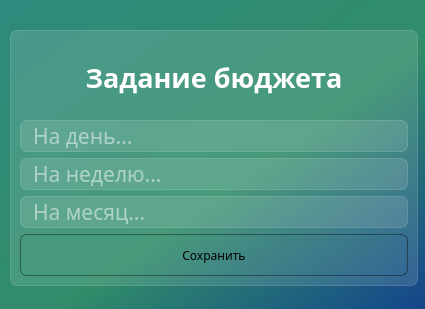
<?xml version="1.0" encoding="UTF-8"?>
<ui version="4.0">
 <class>Dialog</class>
 <widget class="QDialog" name="Dialog">
  <property name="geometry">
   <rect>
    <x>0</x>
    <y>0</y>
    <width>425</width>
    <height>309</height>
   </rect>
  </property>
  <property name="acceptDrops">
   <bool>true</bool>
  </property>
  <property name="windowTitle">
   <string>Бюджет</string>
  </property>
  <property name="styleSheet">
   <string notr="true">background-color: qlineargradient(spread:pad, x1:1, y1:1, x2:0, y2:0, stop:0 rgba(20, 70, 140, 255), stop:0.427447 rgba(48, 140, 105, 255), stop:1 rgba(48, 138,  126, 255));
font-family: BigCaslon;</string>
  </property>
  <widget class="QFrame" name="frame">
   <property name="geometry">
    <rect>
     <x>10</x>
     <y>30</y>
     <width>408</width>
     <height>256</height>
    </rect>
   </property>
   <property name="styleSheet">
    <string notr="true">background-color: rgba(255, 255, 255, 30);
border: 1px solid rgba(255 ,255 ,255, 40);
border-radius: 7px;</string>
   </property>
   <property name="frameShape">
    <enum>QFrame::StyledPanel</enum>
   </property>
   <property name="frameShadow">
    <enum>QFrame::Raised</enum>
   </property>
   <layout class="QVBoxLayout" name="verticalLayout">
    <item>
     <widget class="QLabel" name="new_budget_label">
      <property name="styleSheet">
       <string notr="true">color: white;
font-weight: bold;
font-size: 20pt;
background-color: none;
border: none;</string>
      </property>
      <property name="text">
       <string>Задание бюджета</string>
      </property>
      <property name="alignment">
       <set>Qt::AlignCenter</set>
      </property>
     </widget>
    </item>
    <item>
     <widget class="QLineEdit" name="bud_per_day">
      <property name="styleSheet">
       <string notr="true">font-size: 16pt;
color: white;
padding-left: 10px;
height: 30px;</string>
      </property>
      <property name="placeholderText">
       <string>На день...</string>
      </property>
     </widget>
    </item>
    <item>
     <widget class="QLineEdit" name="bud_per_week">
      <property name="styleSheet">
       <string notr="true">font-size: 16pt;
color: white;
padding-left: 10px;
height: 30px;
</string>
      </property>
      <property name="alignment">
       <set>Qt::AlignLeading|Qt::AlignLeft|Qt::AlignVCenter</set>
      </property>
      <property name="placeholderText">
       <string>На неделю...</string>
      </property>
      <property name="clearButtonEnabled">
       <bool>false</bool>
      </property>
     </widget>
    </item>
    <item>
     <widget class="QLineEdit" name="bud_per_month">
      <property name="styleSheet">
       <string notr="true">font-size: 16pt;
color: white;
padding-left: 10px;
height: 30px;</string>
      </property>
      <property name="placeholderText">
       <string>На месяц...</string>
      </property>
     </widget>
    </item>
    <item>
     <widget class="QPushButton" name="save_budget_button">
      <property name="styleSheet">
       <string notr="true">QPushButton {
background-color: rgba(255,255, 255, 0);
border: 1px solid rgba(0, 0, 0, 100);
border-radius: 7px;
height: 40px;
}
QPushButton:hover {
background-color: rgba(255, 255, 255, 40);
}

QPushButton:pressed {
background-color: rgba(255, 255, 255, 90);
}</string>
      </property>
      <property name="text">
       <string>Сохранить</string>
      </property>
      <property name="icon">
       <iconset resource="res-new-window-rc.qrc">
        <normaloff>:/newPrefix/icons/change_budget.svg</normaloff>:/newPrefix/icons/change_budget.svg</iconset>
      </property>
      <property name="iconSize">
       <size>
        <width>24</width>
        <height>24</height>
       </size>
      </property>
     </widget>
    </item>
   </layout>
  </widget>
 </widget>
 <resources>
  <include location="res-new-window-rc.qrc"/>
 </resources>
 <connections/>
</ui>
